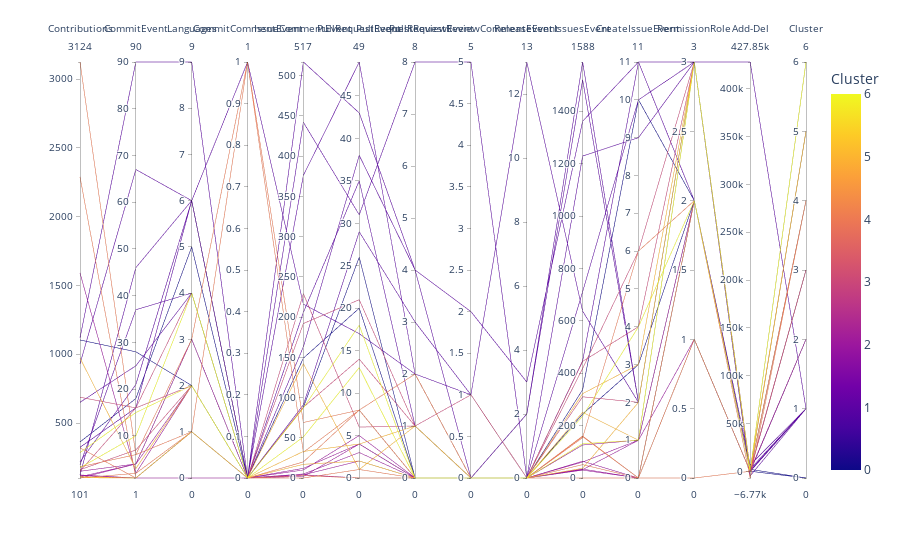

Notebook code for this chart:
### Markdown cell above
Параллельные координатные системы - это тип графика, который позволяет визуализировать многомерные данные, такие как результаты кластерного анализа. В параллельной координатной системе каждый признак представлен вертикальной осью, а значения признаков для каждого разработчика представлены линиями, соединяющими оси. Цвета или типы линий можно использовать для обозначения кластеров.

### Code cell
import plotly.express as px

fig = px.parallel_coordinates(cluster_data_df, color='Cluster', dimensions=cluster_data_df.columns)
fig.show()

### Figure 1 — Plotly figure (JSON) as saved in the notebook; plotly's stock layout.template omitted (floating-point values rounded to 4 significant figures)
{"data": [{"dimensions": [{"label": "Contributions", "values": [3124, 2289, 1591, 1120, 1104, 973, 931, 688, 651, 363, 324, 320, 286, 218, 196, 182, 175, 161, 151, 150, 123, 123, 119, 110, 110, 103, 101, 101]}, {"label": "CommitEvent", "values": [6, 1, 2, 90, 28, 3, 67, 16, 25, 18, 16, 1, 15, 21, 37, 6, 10, 7, 16, 4, 1, 46, 1, 1, 4, 1, 4, 2]}, {"label": "Languages", "values": [1, 1, 2, 9, 2, 2, 6, 4, 4, 5, 6, 1, 2, 6, 4, 3, 4, 2, 2, 3, 1, 6, 0, 1, 3, 1, 2, 1]}, {"label": "CommitCommentEvent", "values": [0, 0, 0, 0, 0, 0, 0, 0, 0, 0, 1, 1, 0, 0, 0, 1, 0, 0, 0, 0, 0, 0, 0, 0, 0, 0, 0, 0]}, {"label": "IssueCommentEvent", "values": [20, 3, 4, 517, 88, 33, 376, 88, 442, 149, 216, 69, 87, 163, 91, 32, 51, 229, 192, 12, 4, 206, 10, 142, 5, 17, 2, 0]}, {"label": "PullRequestEvent", "values": [8, 0, 2, 43, 26, 4, 49, 14, 31, 20, 17, 8, 18, 38, 29, 8, 13, 6, 21, 4, 0, 35, 5, 1, 3, 2, 4, 1]}, {"label": "PullRequestReviewEvent", "values": [0, 0, 0, 4, 0, 1, 2, 1, 8, 0, 2, 0, 0, 4, 3, 2, 0, 1, 1, 0, 0, 1, 0, 1, 0, 0, 0, 0]}, {"label": "PullRequestReviewCommentEvent", "values": [0, 0, 0, 2, 0, 0, 1, 1, 5, 0, 0, 0, 0, 0, 1, 0, 0, 0, 0, 0, 0, 0, 0, 0, 0, 0, 0, 0]}, {"label": "ReleaseEvent", "values": [0, 0, 0, 3, 0, 0, 0, 0, 0, 0, 2, 0, 0, 0, 13, 0, 0, 0, 0, 0, 0, 2, 0, 0, 0, 0, 0, 0]}, {"label": "IssuesEvent", "values": [51, 160, 126, 1362, 244, 322, 447, 310, 1229, 337, 1588, 154, 131, 711, 637, 158, 236, 418, 445, 32, 64, 1520, 30, 251, 61, 37, 34, 0]}, {"label": "CreateIssueEvent", "values": [0, 0, 1, 11, 3, 3, 11, 2, 9, 10, 2, 6, 1, 10, 2, 0, 4, 6, 4, 1, 0, 2, 0, 1, 1, 2, 0, 0]}, {"label": "PermissionRole", "values": [2, 1, 2, 3, 2, 3, 2, 3, 3, 2, 3, 2, 3, 3, 3, 2, 2, 3, 3, 2, 1, 3, 2, 3, 1, 3, 2, 0]}, {"label": "Add-Del", "values": [-6766, 154, 22, 427847, 2222, 1972, 6878, 380, 747, 322, 986, 15, -3, 2548, -4472, 51, 80, 83, 1363, -10, 78, 108, 871, 2, 16, 13, 1, 209]}, {"label": "Cluster", "values": [4, 4, 2, 1, 0, 5, 1, 3, 1, 0, 1, 4, 6, 1, 1, 4, 6, 3, 3, 2, 2, 1, 2, 5, 2, 5, 2, 4]}], "domain": {"x": [0, 1], "y": [0, 1]}, "line": {"color": [4, 4, 2, 1, 0, 5, 1, 3, 1, 0, 1, 4, 6, 1, 1, 4, 6, 3, 3, 2, 2, 1, 2, 5, 2, 5, 2, 4], "coloraxis": "coloraxis"}, "name": "", "type": "parcoords"}], "layout": {"coloraxis": {"colorbar": {"title": {"text": "Cluster"}}, "colorscale": [[0, "#0d0887"], [0.1111, "#46039f"], [0.2222, "#7201a8"], [0.3333, "#9c179e"], [0.4444, "#bd3786"], [0.5556, "#d8576b"], [0.6667, "#ed7953"], [0.7778, "#fb9f3a"], [0.8889, "#fdca26"], [1, "#f0f921"]]}, "legend": {"tracegroupgap": 0}, "margin": {"t": 60}}}
